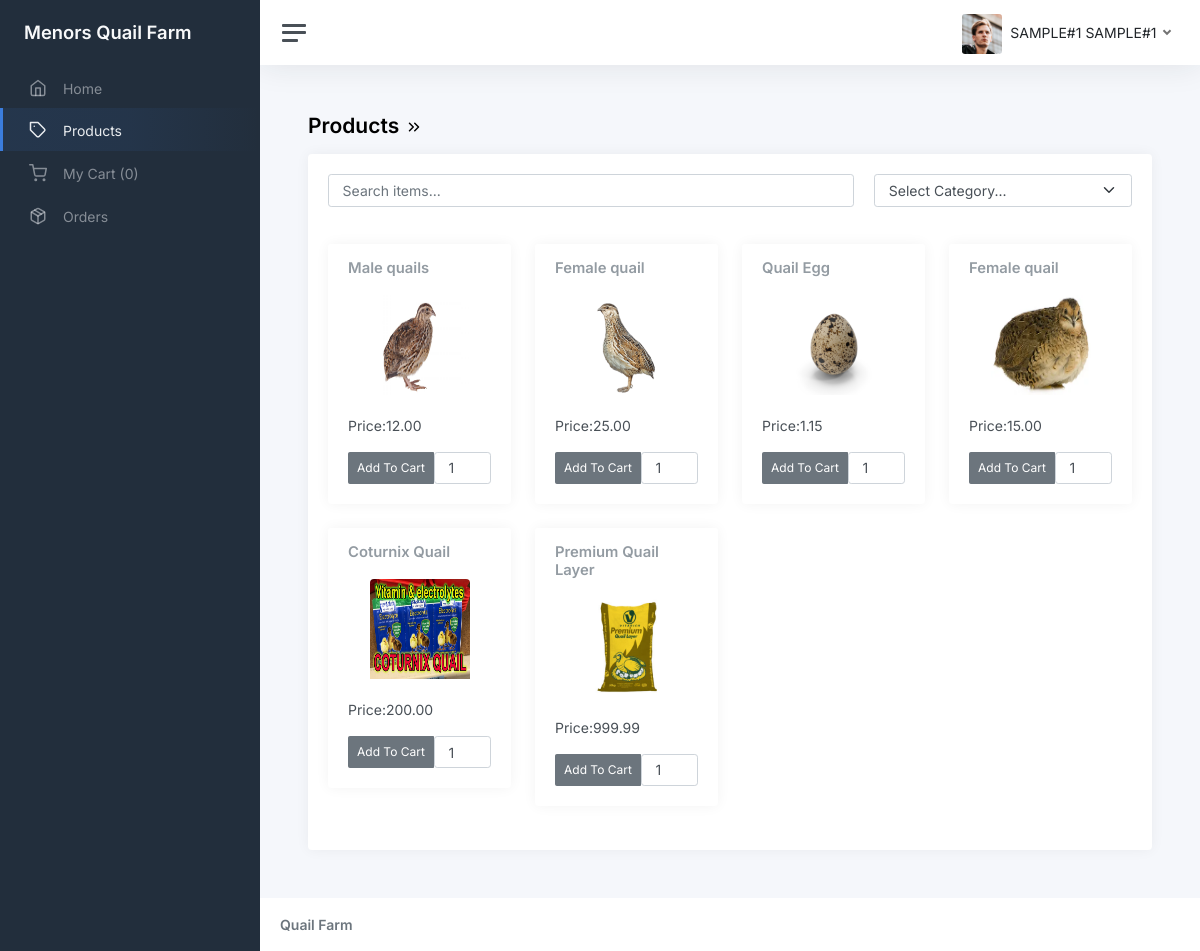
/customer/category.php (signed in), run on the app's committed database.
### tables this page shows
CREATE TABLE `tbl_inventory` (
  `id` int(11) NOT NULL AUTO_INCREMENT,
  `product_id` int(11) DEFAULT NULL,
  `qty` int(11) DEFAULT NULL,
  PRIMARY KEY (`id`)
);

CREATE TABLE `tbl_product` (
  `id` int(11) NOT NULL AUTO_INCREMENT,
  `category_id` int(11) DEFAULT NULL,
  `name` varchar(45) DEFAULT NULL,
  `description` varchar(45) DEFAULT NULL,
  `image` varchar(255) DEFAULT NULL,
  `price` decimal(5,2) DEFAULT 0.00,
  `date_created` datetime DEFAULT current_timestamp(),
  `created_by` int(11) DEFAULT NULL,
  `is_deleted` int(11) DEFAULT 0,
  `expiration_date` date DEFAULT NULL,
  PRIMARY KEY (`id`)
);

### functions.php (called while the page is built, shortened)
<?php
function get_list($sql)
{
    $result = mysqli_query($_SESSION['conn'], $sql);
    $temp = array();
    while ($row = $result->fetch_assoc()) {
        $temp[] = $row;
    }
    return $temp;
}

### customer/category.php (the view, shortened to what this page needs)
<?php include_once('header.php') ?>
<?php
$filter = $_GET['filter'];
$where = '';
$where .= ($filter == 'all') ? '' : "and c.name LIKE '%$filter%'";
$data['inventory'] = get_list("select i.qty,p.* from tbl_product p inner join tbl_inventory i on i.product_id = p.id inner join tbl_category c on c.id = p.category_id where 1 = 1  and p.is_deleted = 0 $where");
?>
<main class="content">
  <div class="container-fluid p-0">
    <h1 class="h3 mb-3"><strong>Products</strong> <i data-feather="chevrons-right"></i> <?= ucfirst(strtolower($_GET['filter'])) ?> </h1>
    <div class="row">
      <div class="col-12 col-lg-12">
        <div class="card">
          <div class="card-body">
            <?php if (!empty($data['inventory'])) { ?>
              <div class="col-12 mb-3">
                <div style="display:flex;gap:20px">
                  <input type="search" class="form-control w-20" id="search-item" placeholder="Search items...">
                  <form method="get" class="w-50">
                    <select class="form-select category">
                      <option selected hidden>Select Category...</option>
                    </select>
                  </form>
                </div>
              </div>
              <br>
              <div class="row">
                <?php foreach ($data['inventory'] as $res) { ?>
                  <div class="col-3 col-md-3 item-box" data-name="<?php echo strtolower($res['name']); ?>">
                    <div class="card">
                      <div class="card-header">
                        <h5 class="card-title mb-0" data-name="<?php echo strtolower($res['name']); ?>"><?php echo $res['name']; ?></h5>
                      </div>
                      <center>
                        <img class="card-img-top" src="../images/products/<?php echo $res['image']; ?>" style="width:100px;height:100px;text-align:center">
                      </center>
                      <div class="card-body">
                        <p>Price:<?php echo number_format($res['price'], 2); ?></p>
                        <form method="POST" name="add_to_cart" onsubmit="return confirm('Are You Sure?');">
                          <div class="btn-group btn-group-sm" role="group" aria-label="Large button group" style="width:100%">
                            <?php if ($res['qty'] > 0) { ?>
                              <button type="submit" class="btn btn-secondary" name="add_to_cart">Add&nbsp;To&nbsp;Cart <i class="fa fa-plus"></i></button>
                            <?php } else { ?>
                              <button type="button" class="btn btn-secondary" onclick="alert('Product Out Of Stocks!')">Add&nbsp;To&nbsp;Cart <i class="fa fa-plus"></i></button>
                            <?php }  ?>
                            <input type="number" name="qty" class="form-control" placeholder="" value="1" min="1" max="<?php echo $res['qty'] + 1; ?>">
                          </div>
                        </form>
                      </div>
                    </div>
                  </div>
                <?php } ?>
              </div>
            <?php } else { ?>
              <p>No Result. </p>
            <?php } ?>
          </div>
        </div>
      </div>
    </div>
  </div>
</main>
<?php include_once('footer.php') ?>

### data on the page
tbl_inventory: product.name "Male quails", product.image (picture), product.price "12.00", qty "Add To Cart"
tbl_inventory: product.name "Female quail", product.image (picture), product.price "25.00", qty "Add To Cart"
tbl_inventory: product.name "Quail Egg", product.image (picture), product.price "1.15", qty "Add To Cart"
tbl_inventory: product.name "Female quail", product.image (picture), product.price "15.00", qty "Add To Cart"
tbl_inventory: product.name "Coturnix Quail", product.image (picture), product.price "200.00", qty "Add To Cart"
tbl_inventory: product.name "Premium Quail Layer", product.image (picture), product.price "999.99", qty "Add To Cart"

### other printed values
$_SESSION['user']->first_name "SAMPLE#1"
$_SESSION['user']->last_name "SAMPLE#1"
